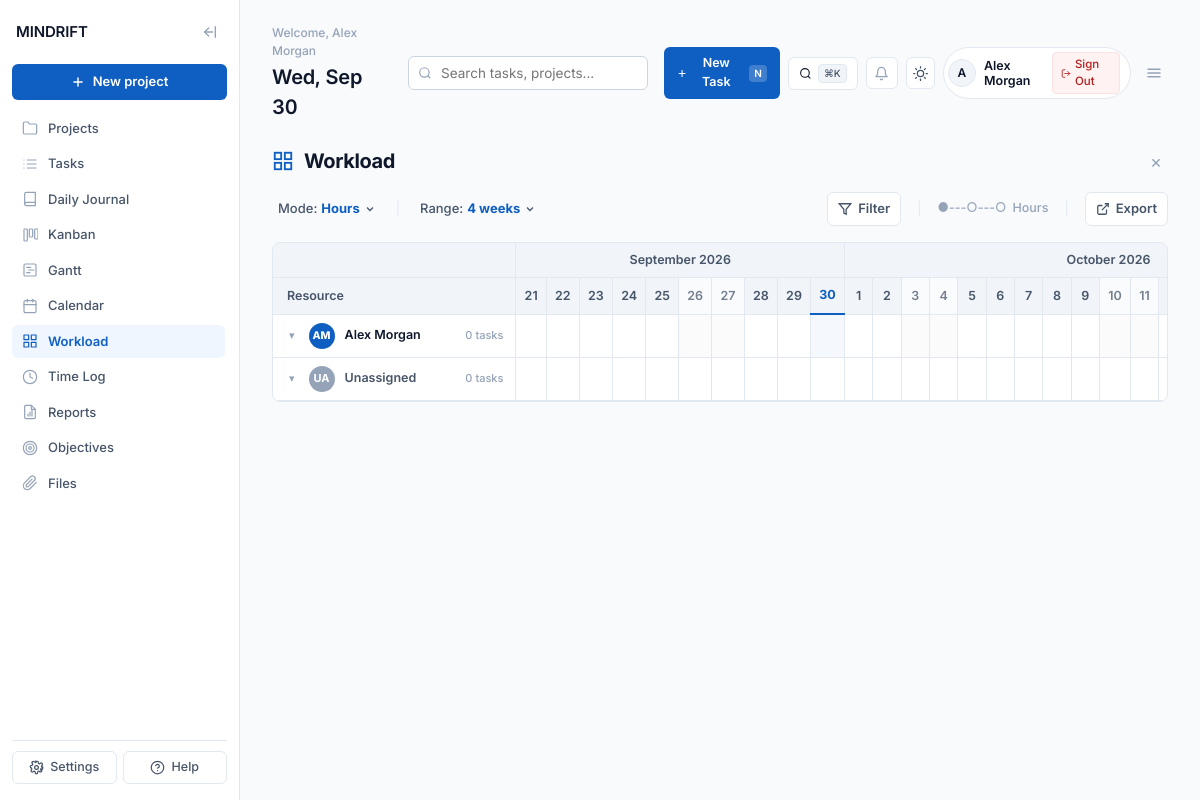
The page /workload.php (signed in) on the database its author committed.
### tables this page shows
CREATE TABLE IF NOT EXISTS `users` (
  `id` INT AUTO_INCREMENT PRIMARY KEY,
  `name` VARCHAR(100) NOT NULL,
  `email` VARCHAR(150) NOT NULL UNIQUE,
  `password` VARCHAR(255) NULL,
  `avatar_url` VARCHAR(255) NULL,
  `schedule_token` VARCHAR(64) NULL,
  `created_at` DATETIME DEFAULT CURRENT_TIMESTAMP,
  INDEX `idx_users_schedule_token` (`schedule_token`)
);

### workload.php (the view, shortened to what this page needs)
<?php
$db = getDbConnection();
$userId = (int)$_SESSION['user_id'];
$stmtUser = $db->prepare("SELECT * FROM users WHERE id = :uid");
$stmtUser->execute(['uid' => $userId]);
$user = $stmtUser->fetch();
$stmtMembers = $db->query("SELECT id, name, email FROM users ORDER BY id ASC");
$resources = $stmtMembers ? $stmtMembers->fetchAll() : [];
$timelineDaysCount = 28;
$timelineStartTs = strtotime('monday this week - 7 days');
$timelineDays = [];
$monthHeaders = [];
for ($i = 0; $i < $timelineDaysCount; $i++) {
    $ts = $timelineStartTs + ($i * 86400);
    $mKey = date('F Y', $ts);
    if (!isset($monthHeaders[$mKey])) {
        $monthHeaders[$mKey] = 0;
    }
    $monthHeaders[$mKey]++;
    $timelineDays[] = [
        'timestamp' => $ts,
        'dayNum'    => (int)date('j', $ts),
        'dayOfWeek' => (int)date('N', $ts),
        'isWeekend' => in_array((int)date('N', $ts), [6, 7], true),
        'isToday'   => (date('Y-m-d', $ts) === date('Y-m-d')),
        'dateStr'   => date('Y-m-d', $ts)
    ];
}
$resourceWorkload = [];
$unassignedTasks = [];
foreach ($resources as $res) {
    $rId = (int)$res['id'];
    $assignedList = [];
    $dailyHours = array_fill(0, $timelineDaysCount, 0);
    $dailyTasks = array_fill(0, $timelineDaysCount, 0);
    $resourceWorkload[$rId] = [
        'tasks' => $assignedList,
        'dailyHours' => $dailyHours,
        'dailyTasks' => $dailyTasks,
        'totalAssigned' => count($assignedList)
    ];
}
include __DIR__ . '/includes/head.php';
?>
</head>
<body>
<div class="app" id="app">
  <?php include __DIR__ . '/includes/sidebar.php'; ?>
  <main class="main">
    <?php include __DIR__ . '/includes/header.php'; ?>
    <div class="workload-header-row">
      <div class="workload-title-wrap">
        <svg class="workload-title-ic" width="22" height="22" viewBox="0 0 24 24" fill="none" stroke="currentColor" stroke-width="2"><rect x="3" y="3" width="7" height="7"/><rect x="14" y="3" width="7" height="7"/><rect x="14" y="14" width="7" height="7"/><rect x="3" y="14" width="7" height="7"/></svg>
        <h2 class="workload-title">Workload</h2>
      </div>
      <button class="close-icon-btn" title="Close" aria-label="Close" onclick="window.location.href='index.php';">&times;</button>
    </div>
    <div class="workload-toolbar-bar">
      <div class="workload-toolbar-left">
        <button type="button" class="btn-mode-select" id="btnModeSelect" onclick="cycleWorkloadMode()">
          Mode: <b id="modeLabel">Hours</b>
          <svg width="12" height="12" viewBox="0 0 24 24" fill="none" stroke="currentColor" stroke-width="2.5"><path d="m6 9 6 6 6-6"/></svg>
        </button>
        <span style="color:var(--border-base);">|</span>
        <button type="button" class="btn-mode-select" id="btnRangeSelect" onclick="cycleWorkloadRange()">
          Range: <b id="rangeLabel">4 weeks</b>
          <svg width="12" height="12" viewBox="0 0 24 24" fill="none" stroke="currentColor" stroke-width="2.5"><path d="m6 9 6 6 6-6"/></svg>
        </button>
      </div>
      <div class="workload-toolbar-right">
        <button type="button" class="tool-btn-icon" id="btnWorkloadFilter" onclick="toggleWorkloadFilter()">
          <svg width="14" height="14" viewBox="0 0 24 24" fill="none" stroke="currentColor" stroke-width="2.2"><polygon points="22 3 2 3 10 12.46 10 19 14 21 14 12.46 22 3"/></svg>
          Filter
        </button>
        <span style="color:var(--border-base);">|</span>
        <div class="slider-zoom-control" style="cursor:pointer;" onclick="cycleWorkloadMode()" title="Toggle view mode">
          <span>●---○---○</span>
          <span id="zoomScaleLabel">Hours</span>
        </div>
        <span style="color:var(--border-base);">|</span>
        <a href="api/export.php?type=workload" class="tool-btn-icon" style="text-decoration:none;">
          <svg width="14" height="14" viewBox="0 0 24 24" fill="none" stroke="currentColor" stroke-width="2.2"><path d="M18 13v6a2 2 0 0 1-2 2H5a2 2 0 0 1-2-2V8a2 2 0 0 1 2-2h6"/><polyline points="15 3 21 3 21 9"/><line x1="10" y1="14" x2="21" y2="3"/></svg>
          Export
        </a>
      </div>
    </div>
    <div class="workload-matrix-wrap">
      <table class="workload-matrix-table">
        <thead>
          <tr class="month-row-header">
            <th class="resource-th-col"></th>
            <?php foreach ($monthHeaders as $mTitle => $mSpan): ?>
              <th colspan="<?= $mSpan; ?>" class="month-th"><?= htmlspecialchars($mTitle); ?></th>
            <?php endforeach; ?>
          </tr>
          <tr class="days-row-header">
            <th class="resource-th-col">Resource</th>
            <?php foreach ($timelineDays as $d): ?>
              <th class="day-th <?= $d['isWeekend'] ? 'weekend-th' : ''; ?> <?= $d['isToday'] ? 'today-th' : ''; ?>" title="<?= $d['dateStr']; ?>">
                <?= $d['dayNum']; ?>
              </th>
            <?php endforeach; ?>
          </tr>
        </thead>
        <tbody>
          <?php foreach ($resources as $res):
            $rId = (int)$res['id'];
            $wData = $resourceWorkload[$rId] ?? ['tasks' => [], 'dailyHours' => [], 'dailyTasks' => [], 'totalAssigned' => 0];
            $tasksAssigned = $wData['tasks'];
            $hasAssigned = count($tasksAssigned) > 0;
            $nameParts = preg_split('/\s+/', trim($res['name'] ?? 'User'));
            $initials = strtoupper(substr($nameParts[0] ?? 'U', 0, 1) . substr($nameParts[1] ?? '', 0, 1));
          ?>
            <tr class="workload-member-row" data-assigned="<?= $hasAssigned ? '1' : '0'; ?>">
              <td style="padding:0;">
                <div class="resource-td-cell">
                  <div class="resource-user-flex">
                    <button type="button" class="btn-expand-res" onclick="toggleMemberBreakdown(this, 'breakdown-<?= $rId; ?>')" style="background:none; border:none; color:var(--text-muted); font-size:11px; cursor:pointer; padding:2px 4px;">▾</button>
                    <div class="resource-avatar"><?= htmlspecialchars($initials); ?></div>
                    <span><?= htmlspecialchars($res['name']); ?></span>
                  </div>
                  <span style="font-size:11px; color:var(--text-muted); font-weight:500;"><?= count($tasksAssigned); ?> tasks</span>
                </div>
              </td>
              <?php for ($d = 0; $d < $timelineDaysCount; $d++):
                $h = $wData['dailyHours'][$d] ?? 0;
                $tCount = $wData['dailyTasks'][$d] ?? 0;
                $isWe = $timelineDays[$d]['isWeekend'];
                $isTd = $timelineDays[$d]['isToday'];
                $cls = 'hour-cell' . ($isWe ? ' weekend-cell' : '') . ($isTd ? ' today-cell' : '');
              ?>
                <td class="<?= $cls; ?>" data-hours="<?= $h; ?>" data-tasks="<?= $tCount; ?>">
                </td>
              <?php endfor; ?>
            </tr>
          <?php endforeach; ?>
          <tr class="workload-member-row" data-assigned="<?= !empty($unassignedTasks) ? '1' : '0'; ?>">
            <td style="padding:0;">
              <div class="resource-td-cell">
                <div class="resource-user-flex">
                  <button type="button" class="btn-expand-res" onclick="toggleMemberBreakdown(this, 'breakdown-unassigned')" style="background:none; border:none; color:var(--text-muted); font-size:11px; cursor:pointer; padding:2px 4px;">▾</button>
                  <div class="resource-avatar unassigned-avatar" style="font-size:11px; font-weight:700;">UA</div>
                  <span style="color:var(--text-secondary);">Unassigned</span>
                </div>
                <span style="font-size:11px; color:var(--text-muted); font-weight:500;"><?= count($unassignedTasks); ?> tasks</span>
              </div>
            </td>
            <?php for ($c = 0; $c < $timelineDaysCount; $c++): ?>
              <td></td>
            <?php endfor; ?>
          </tr>
        </tbody>
      </table>
    </div>
  </main>
</div>
</body>
</html>

### includes/header.php (shortened to what this page needs)
<header class="topbar">
  <div>
    <p class="greeting">Welcome, <?= htmlspecialchars($user['name'] ?? 'User'); ?></p>
    <h1 class="date" id="todayDate"><?= date('l, M j'); ?></h1>
  </div>
  <div class="topbar-search">
    <input type="text" id="globalSearchInput" placeholder="Search tasks, projects..." class="form-input" style="padding-left:32px; border-radius:var(--radius-sm); height:34px;" />
    <svg width="14" height="14" viewBox="0 0 24 24" fill="none" stroke="currentColor" stroke-width="2" style="position:absolute; left:10px; top:50%; transform:translateY(-50%); color:var(--text-muted);"><circle cx="11" cy="11" r="8"/><line x1="21" y1="21" x2="16.65" y2="16.65"/></svg>
  </div>
  <div class="topbar-right">
    <button class="btn-primary" id="quickTaskTriggerBtn" title="Quick Add Task (Press N)" type="button" style="padding:6px 12px; font-size:12.5px;">
      <svg width="13" height="13" viewBox="0 0 24 24" fill="none" stroke="currentColor" stroke-width="2.5" stroke-linecap="round" stroke-linejoin="round"><line x1="12" y1="5" x2="12" y2="19"/><line x1="5" y1="12" x2="19" y2="12"/></svg>
      <span>New Task</span>
      <kbd style="padding:1px 5px; font-size:10px; background:rgba(255,255,255,0.2); border-radius:var(--radius-xs); font-family:inherit; color:#fff; margin-left:4px;">N</kbd>
    </button>
    <button class="btn-secondary" id="cmdPaletteTriggerBtn" title="Press Ctrl+K or Cmd+K" type="button" aria-label="Open Command Palette" style="padding:6px 10px; font-size:12.5px;">
      <svg width="13" height="13" viewBox="0 0 24 24" fill="none" stroke="currentColor" stroke-width="2"><circle cx="11" cy="11" r="8"/><line x1="21" y1="21" x2="16.65" y2="16.65"/></svg>
      <kbd style="padding:1px 5px; font-size:10px; background:var(--bg-subtle); border:1px solid var(--border-base); border-radius:var(--radius-xs); font-family:inherit; color:var(--text-secondary);">⌘K</kbd>
    </button>
    <div style="position:relative;">
      <button class="icon-btn" id="notifBellBtn" title="Notifications" type="button" aria-label="Notifications" style="border:1px solid var(--border-base); border-radius:var(--radius-sm); background:var(--bg-surface);">
        <svg width="15" height="15" viewBox="0 0 24 24" fill="none" stroke="currentColor" stroke-width="2" stroke-linecap="round" stroke-linejoin="round"><path d="M18 8A6 6 0 0 0 6 8c0 7-3 9-3 9h18s-3-2-3-9"/><path d="M13.73 21a2 2 0 0 1-3.46 0"/></svg>
      </button>
    </div>
    <button class="theme-toggle-btn" id="themeToggleBtn" title="Toggle Light / Dark Mode" aria-label="Toggle Theme">
    </button>
    <div class="user-profile-badge">
      <div class="avatar-circle"><?= strtoupper(substr($user['name'] ?? 'U', 0, 1)); ?></div>
      <div class="user-info">
        <span class="user-name"><?= htmlspecialchars($user['name'] ?? 'User'); ?></span>
      </div>
      <a href="api/logout.php" class="btn-logout" title="Sign Out">
        <svg width="13" height="13" viewBox="0 0 24 24" fill="none" stroke="currentColor" stroke-width="2" stroke-linecap="round" stroke-linejoin="round"><path d="M9 21H5a2 2 0 0 1-2-2V5a2 2 0 0 1 2-2h4"/><polyline points="16 17 21 12 16 7"/><line x1="21" y1="12" x2="9" y2="12"/></svg>
        <span>Sign Out</span>
      </a>
    </div>
    <button class="icon-btn mobile-menu-btn" id="mobileMenuBtn" aria-label="Toggle navigation menu" title="Toggle Navigation">
      <svg width="18" height="18" viewBox="0 0 24 24" fill="none" stroke="currentColor" stroke-width="2" stroke-linecap="round" stroke-linejoin="round"><line x1="4" y1="7" x2="20" y2="7"/><line x1="4" y1="12" x2="20" y2="12"/><line x1="4" y1="17" x2="20" y2="17"/></svg>
    </button>
  </div>
</header>

### workload.php (style rules this page uses)
.workload-header-row { display: flex; align-items: center; justify-content: space-between; margin-bottom: 16px; }
.workload-title-wrap { display: flex; align-items: center; gap: 10px; }
.workload-title-ic { color: var(--brand-primary); }
.workload-title { margin: 0; font-size: 20px; font-weight: 700; letter-spacing: -0.02em; color: var(--text-primary); }
.close-icon-btn { background: none; border: none; font-size: 18px; color: var(--text-muted); cursor: pointer; }
.workload-toolbar-bar { display: flex; align-items: center; justify-content: space-between; margin-bottom: 16px; font-size: 13px; color: var(--text-secondary); }
.workload-toolbar-left { display: flex; align-items: center; gap: 14px; }
.btn-mode-select { background: none; border: none; font-size: 13px; font-weight: 500; color: var(--text-secondary); cursor: pointer; display: flex; align-items: center; gap: 4px; }
.btn-mode-select b { color: var(--brand-primary); font-weight: 700; }
.workload-toolbar-right { display: flex; align-items: center; gap: 16px; }
.tool-btn-icon { background: var(--bg-surface); border: 1px solid var(--border-base); color: var(--text-secondary); padding: 6px 10px; border-radius: var(--radius-sm); font-size: 13px; font-weight: 600; cursor: pointer; display: flex; align-items: center; gap: 6px; }
.slider-zoom-control { display: flex; align-items: center; gap: 6px; font-size: 12.5px; color: var(--text-muted); font-weight: 500; }
.workload-matrix-wrap { width: 100%; border: 1px solid var(--border-base); border-radius: var(--radius-md); overflow-x: auto; background: var(--bg-surface); }
.workload-matrix-table { border-collapse: collapse; width: 100%; min-width: 1100px; text-align: left; }
.workload-matrix-table th, .workload-matrix-table td { border-bottom: 1px solid var(--border-base); border-right: 1px solid var(--border-base); padding: 8px; font-size: 12.5px; }
.resource-th-col { width: 240px; min-width: 240px; background: var(--bg-subtle); font-weight: 600; color: var(--text-secondary); padding-left: 14px !important; }
.month-th { background: var(--bg-subtle); font-weight: 600; color: var(--text-secondary); font-size: 12px; text-align: center; }
.day-th { background: var(--bg-subtle); font-weight: 500; color: var(--text-muted); text-align: center; width: 28px; min-width: 28px; }
.day-th.weekend-th { background: var(--bg-app); opacity: 0.75; }
.day-th.today-th { background: var(--bg-subtle); color: var(--brand-primary); font-weight: 700; border-bottom: 2px solid var(--brand-primary); }
.resource-td-cell { display: flex; align-items: center; justify-content: space-between; padding: 8px 12px !important; font-weight: 600; color: var(--text-primary); }
.resource-user-flex { display: flex; align-items: center; gap: 10px; }
.resource-avatar { width: 26px; height: 26px; border-radius: 50%; background: var(--brand-primary); color: #FFFFFF; font-size: 10.5px; font-weight: 800; display: flex; align-items: center; justify-content: center; }
.resource-avatar.unassigned-avatar { background: var(--text-muted); }
.hour-cell { text-align: center; font-weight: 700; color: var(--brand-primary); font-size: 12px; }
.hour-cell.weekend-cell { background: rgba(0,0,0,0.015); }
.hour-cell.today-cell { background: rgba(14,101,199,0.04); }

### rows shown on the page
users: name "Alex Morgan", name "A", name "AM", id "0"

### other values the page prints
$mTitle "September 2026"
$mTitle "October 2026"
$d['dayNum'] "21"
$d['dayNum'] "22"
$d['dayNum'] "23"
$d['dayNum'] "24"
$d['dayNum'] "25"
$d['dayNum'] "26"
$d['dayNum'] "27"
$d['dayNum'] "28"
$d['dayNum'] "29"
$d['dayNum'] "30"
$d['dayNum'] "1"
$d['dayNum'] "2"
$d['dayNum'] "3"
